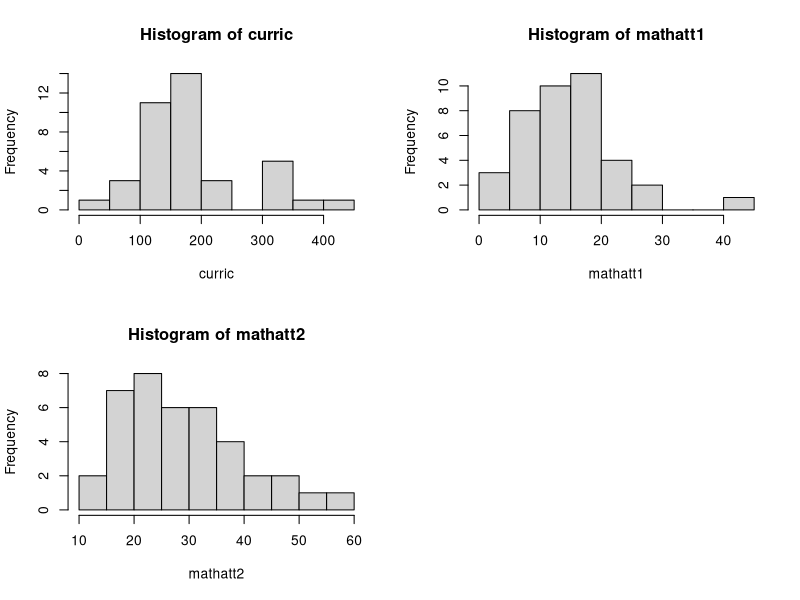
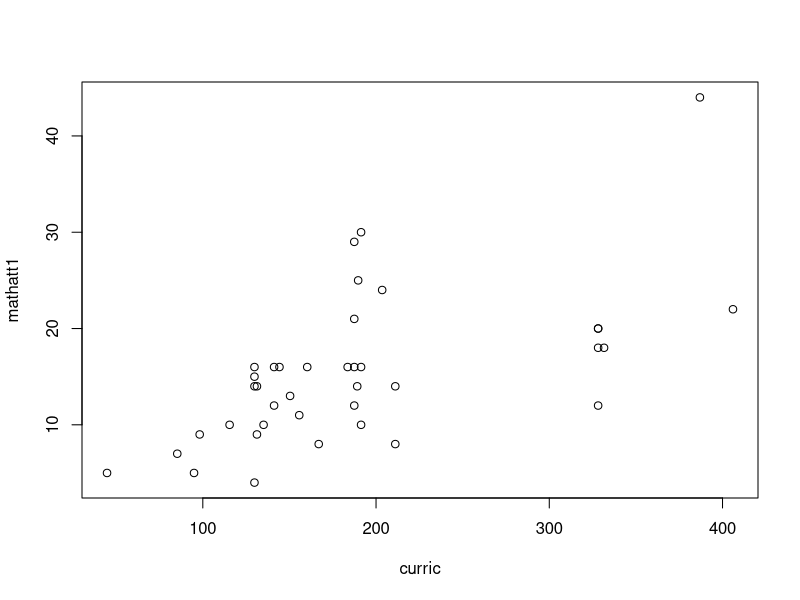
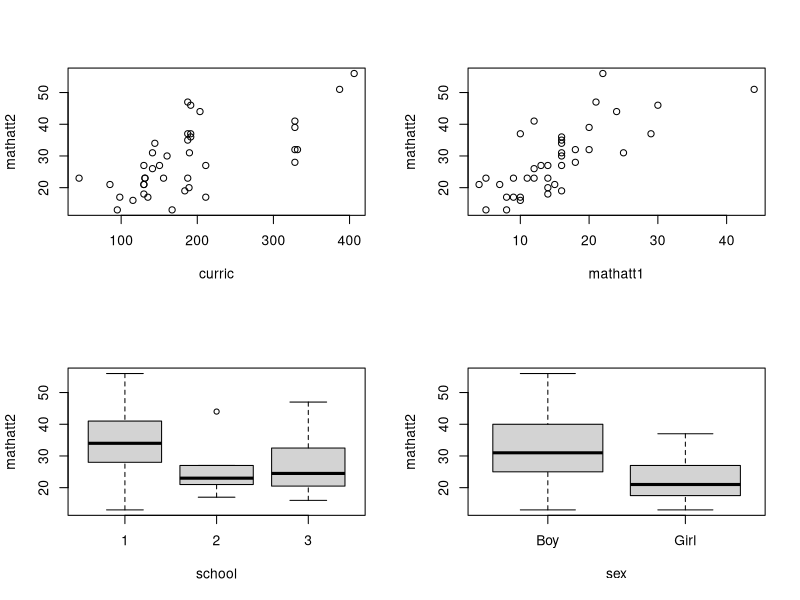
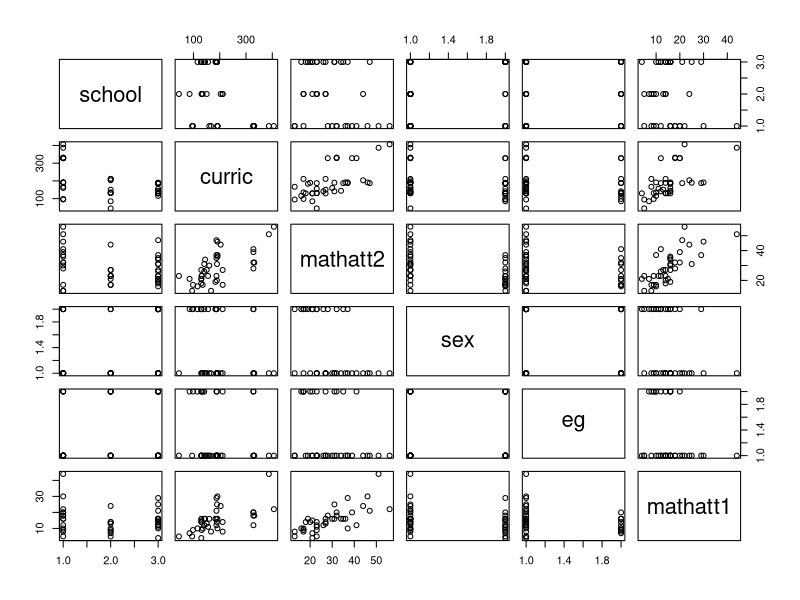
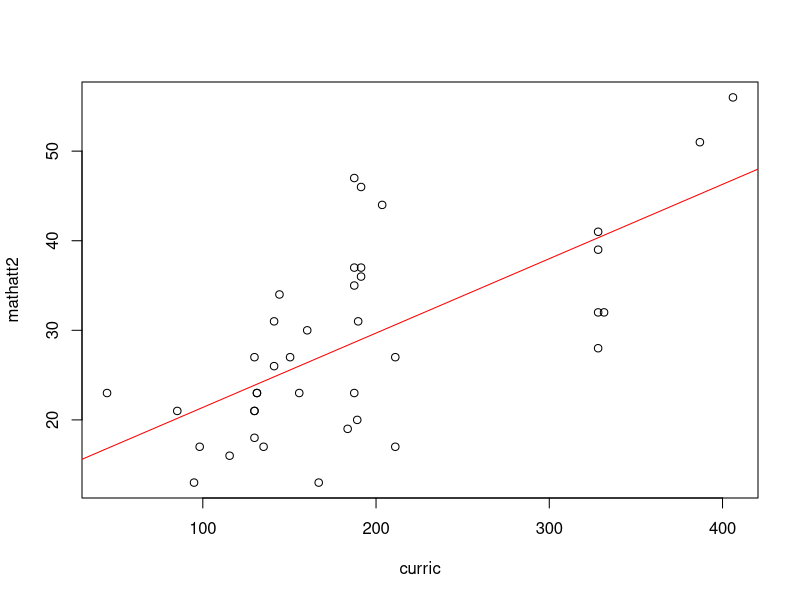
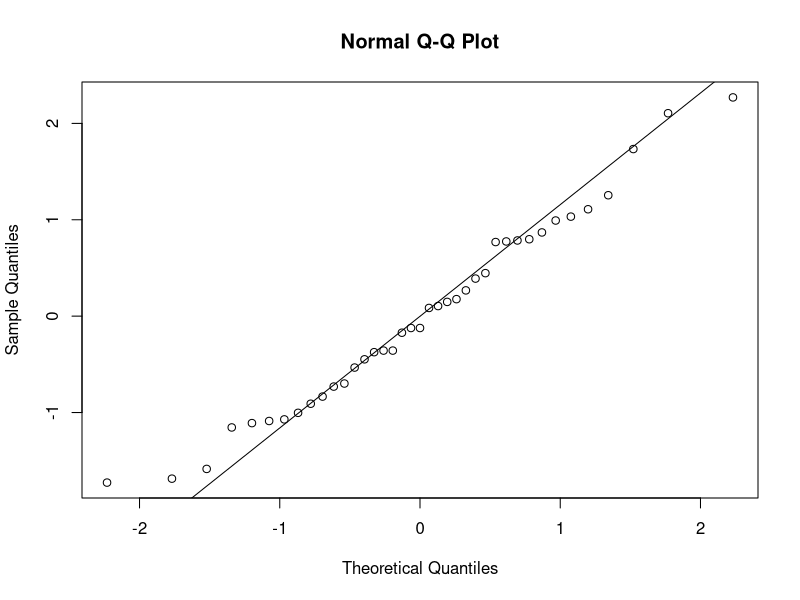
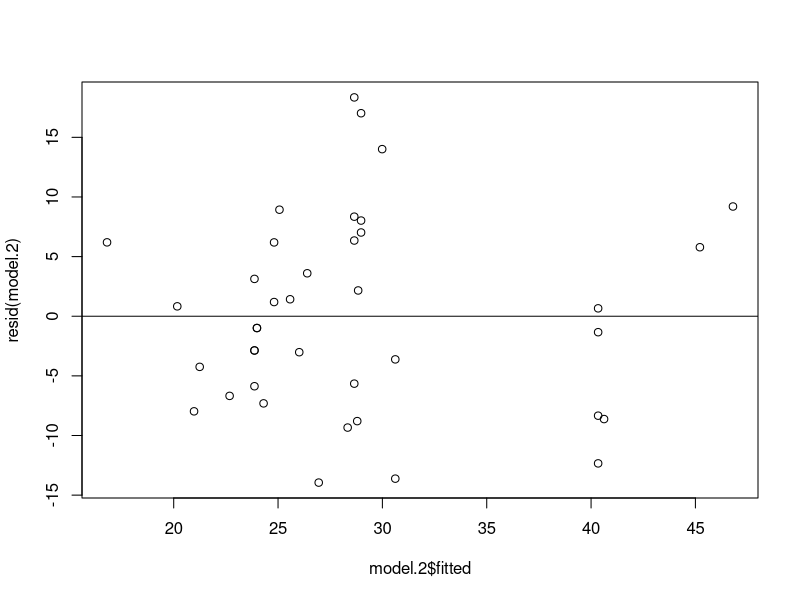
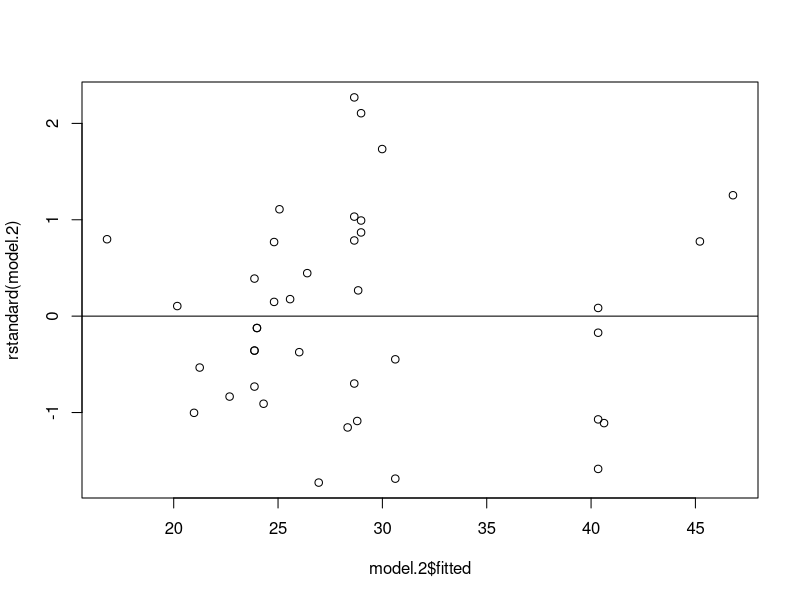

Here is the R script that generated these plots, in order:
#############################################################
#
#           STAT6090:GENERALISED LINEAR MODELS
#                   COMPUTER WORKSHOP 1
#                          2021/22
#
#############################################################


#############################
# Reading the dataset
#############################

data.reg <- read.table("GLM/attainment.dat", header=T)
head(data.reg)

#check the class of the columns of data.reg
sapply(data.reg, class)

#Convert School, Sex and Ethnic group to factor and name their levels
data.reg$school <- factor(data.reg$school, levels=c(1,2,3))
data.reg$sex <- factor(data.reg$sex, levels=c(0,1), labels=c("Boy","Girl"))
data.reg$eg <- factor(data.reg$eg, levels=c(0,1),labels=c("White","Afr-Car"))

#verify all classes are correct now
sapply(data.reg, class)
head(data.reg)

#make data.reg the default dataset 
attach(data.reg)


#########################################
# Some basic operations with R objects
#########################################

#Find the dimension of the dataset:
dim(data.reg)

#Select the first 10 cases for all variables:
data.reg[1:10,] 

#Select all cases for the fifth variable:
data.reg[,5] 

#Select the first 10 cases for the second variable:
data.reg[1:10,2]

#Select all girls
data.reg[sex=="Girl",]
#If you receive an error this is because you have detached the
#data so R doesn't know where to look for variable sex. 
#If that is the case, attach it again with attach(data.reg)

#Create a new dataset called \texttt{data\_new} containing only the first and third variables:
data.new <- data.reg[,c(1,3)] 
head(data.new)

#Calculate a new variable with the average attainment in maths for each subject:
mathatt.mean <- (mathatt2 + mathatt1)/2
mathatt.mean

data.reg[mathatt1 >= 10,]
#########################################
# A simple exploratory analysis
#########################################

#Descriptive statistics
summary(data.reg)

# Frequency tables
table(school) 
table(sex)

#some histograms 
par(mfrow=c(2,2))#create a 2x2 matrix of histograms filled by row
hist(curric) # Histogram for curriculum in (1,1)
hist(mathatt1)# Histogram for math attainment at year 1 in (1,2)
hist(mathatt2)## Histogram for math attainment at year 2 in (2,1)

#Scatterplots
dev.off() #cleans the plots window. All plots will be deleted!
plot(curric, mathatt1)

#other bi-variate plots
par(mfrow=c(2,2)) 
plot(curric, mathatt2)
plot(mathatt1, mathatt2)
boxplot(mathatt2 ~ school) # Produces box-plots of mathatt2 by school
boxplot(mathatt2 ~ sex)
pairs(data.reg) # Scatterplot matrix between all variables in the dataset


#########################################
# Linear Regression with R
#########################################

###### Model 1
model.1 <- lm(mathatt2 ~ 1) 
summary(model.1)
predict.lm(model.1,interval = "confidence", level = 0.95)[1,]
confint(model.1, level = 0.95)
###### Model 2
model.2 <- lm(mathatt2 ~ curric)
summary(model.2)
anova(model.2)
AIC(model.1)
AIC(model.2)
#E(mathatt2 | curric) = 13.09 + 0.08curric 
# std.err = 3.2490 for intercept and 0.01566 for parameter
#regresion line is significant to 99.9%
#43.17% of variation can be explained using this model
# for every 1 unit curric increases, mathatt2 goes up by 0.08

dev.off()
plot(curric, mathatt2)
abline(model.2, col='red')

########################
#Analysis of residuals

#raw residuals
resid(model.2)

#standardised residuals
rstandard(model.2)

#QQ plot of standardised residuals
qqnorm(rstandard(model.2))
qqline(rstandard(model.2)) 
# This adds the line on which the empirical residuals must lie 
#for normality to hold.

#scatterplot of fitted vs raw residuals
plot(model.2$fitted, resid(model.2))#raw residuals
abline(h=0) #adds a constant line at 0.

#scatterplot of fitted vs standardised residuals
plot(model.2$fitted, rstandard(model.2))#raw residuals
abline(h=0) #adds a constant line at 0.

#automatic diagnostic plots
plot(model.2)

########################
#Adding further variables in the model

model.3 <- lm(mathatt2 ~curric + mathatt1) 
anova(model.3)
summary(model.3)
anova(model.3,model.2)
qqnorm(rstandard(model.3))
qqline(rstandard(model.3)) 
# This adds the line on which the empirical residuals must lie 
#for normality to hold.

#scatterplot of fitted vs raw residuals
plot(model.3$fitted, resid(model.3))#raw residuals
abline(h=0) #adds a constant line at 0.

#scatterplot of fitted vs standardised residuals
plot(model.3$fitted, rstandard(model.3))#raw residuals
abline(h=0) #adds a constant line at 0.

plot(model.3)

########################
#Adding a quaratic term

math.quadr = mathatt1^2 
model.4 <- lm(mathatt2~ curric+mathatt1+math.quadr)
summary(model.4)

anova(model.4, model.3)
########################
#Considering Categorical Explanatory Variables

model.5 <- lm(mathatt2~ sex)
summary(model.5) 

model.6 <- lm(mathatt2 ~curric + mathatt1+sex)
summary(model.6)

anova(model.6, model.5)

########################
#Interaction Variables

model.7 <- lm(mathatt2 ~ curric + mathatt1 + sex*mathatt1)
summary(model.7)

anova(model.7, model.6)

model.7a <- lm(mathatt2 ~curric + mathatt1 + curric*sex)
summary(model.7a)
anova(model.7a, model.6)

#choose model 6

#########################################
# The Anscombe quartet example
#########################################

attach(anscombe)  # Attach the anscombe data frame
anscombe  # View the anscombe data frame

#descriptive statistics
apply(anscombe,2,mean) #means
apply(anscombe,2,var) #variances
cbind(cor(x1,y1),cor(x2,y2),cor(x3,y3),cor(x4,y4)) #correlations

#some plots
pairs(anscombe)  # Scatterplot matrix
par(mfrow=c(2,2)) # Define 2 by 2 multifigure display - filled by rows
plot(x1, y1)
plot(x2, y2)
plot(x3, y3)
plot(x4, y4)

#fitting a linear regression model to each pair of variables
f1 <- lm(y1 ~ x1) # Fit linear model: y1 regressed on x1
f2 <- lm(y2 ~ x2) # Fit linear model: y2 regressed on x2
f3 <- lm(y3 ~ x3) # Fit linear model: y3 regressed on x3
f4 <- lm(y4 ~ x4) # Fit linear model: y4 regressed on x4

#regression coefficients
rbind(f1$coefficients, f2$coefficients, f3$coefficients, f4$coefficients) 

#rsquared
rbind(summary(f1)$r.squared, summary(f2)$r.squared, 
      summary(f3)$r.squared,summary(f1)$r.squared) 

####diagnostic plots. Run each block

#PAIR 1
par(mfrow=c(2, 2)) # Define 1 by 2 multifigure display - filled by rows
plot(x1, y1)
abline(f1, col=2) # Add the linear regression line. col=2 corresponds to red colour
plot(x1, resid(f1))
qqnorm(resid(f1)) # A normal q-q plot to check for skewness, etc.
qqline(resid(f1)) # Adds a line to normal q-q plot
plot.new() #fill the remaining position so the new plot starts in
#a new page

plot(f1)



#PAIR 2
par(mfrow=c(2,2)) # Define 2 by 2 multifigure display - filled by rows
plot(x2, y2)
abline(f2, col=2) # Add the linear regression line
plot(x2, resid(f2))
qqnorm(resid(f2)) # A normal q-q plot to check for skewness, etc.
qqline(resid(f2)) # Add a line to normal q-q plot
plot.new() 

plot(f2)


#PAIR 3
par(mfrow=c(2,2)) # Define 2 by 2 multifigure display - filled by rows
plot(x3, y3)
abline(f3, col=2) # Add the linear regression line
plot(x3, resid(f3))
qqnorm(resid(f3)) # A normal q-q plot to check for skewness, etc.
qqline(resid(f3)) # Add a line to normal q-q plot
plot.new() 

plot(f3)


#PAIR 4
par(mfrow=c(2,2)) # Define 2 by 2 multifigure display - filled by rows
plot (x4, y4)
abline(f4, col=2) # Add the linear regression line
plot(x4, resid(f4))
qqnorm(resid(f4)) # A normal q-q plot to check for skewness, etc.
qqline(resid(f4)) # Add a line to normal q-q plot
plot.new() 

plot(f4)





